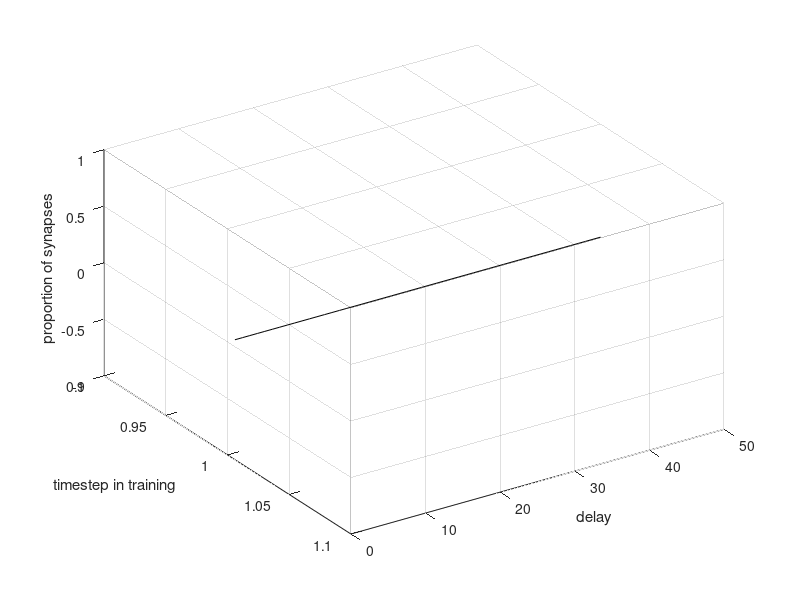

Write MATLAB code to recreate this figure.
function wdist(mode)

if ~exist('mode','var'), mode='old'; end;

S_MAX = 10;
N = 1000;
Ne = 800;
Ni = 200;
M  = 100;
D  = 50;

switch mode
    case 'old', files = dir(sprintf('%d/synapses*.dat',D)); % csv of rows: n_src, n_dest, d, w
    case 'all', files = dir(sprintf('%d/synapses-all*.dat',D)); % csv of rows: n_src, n_dest, d, w
    case 'big', files = dir(sprintf('%d/synapses-big*.dat',D)); % csv of rows: n_src, n_dest, d, w
end;

delays = 1:D';
delays_distn = zeros(1+length(files), length(delays));

for fi=1:length(files)
    synapses = load(sprintf('%d/%s', D, files(fi).name));
    
    exc_synapses = synapses(ismember(synapses(:,1),0:(Ne-1)),:);

    switch mode
        case {'old','all'}, big_exc_idx   = (exc_synapses(:,4)>=S_MAX*0.95);
        case 'big',         big_exc_idx   = true(size(exc_synapses,1),1);
    end;

    big_exc_delays = exc_synapses(big_exc_idx,3);
    all_exc_delays = exc_synapses(:,3);

    % pre-training distribution
    if fi==1
        switch mode
            case {'old','all'}, delays_distn(1,:) = histc(all_exc_delays,delays) / length(all_exc_delays); 
            case 'big',         delays_distn(1,:) = ones(size(delays))/length(delays);
        end;
    end;
    delays_distn(1+fi,:)  = histc(big_exc_delays,delays) / length(all_exc_delays);
    
end;



figure;
surf(delays, 1:size(delays_distn,1),delays_distn);
xlabel('delay');
ylabel('timestep in training');
zlabel('proportion of synapses');
view(33.5, -40);

%figure;
%subplot(1,2,1);
%bar(delays,h);
%set(gca, 'xlim', [delays(1)-0.5, delays(end)+0.5]);
%set(gca, 'ylim', [0 max(h(:))+0.01]);

%subplot(1,2,2);
%bar(delays,h2);
%set(gca, 'xlim', [delays(1)-0.5, delays(end)+0.5]);
%set(gca, 'ylim', [0 max(h(:))+0.01]);


